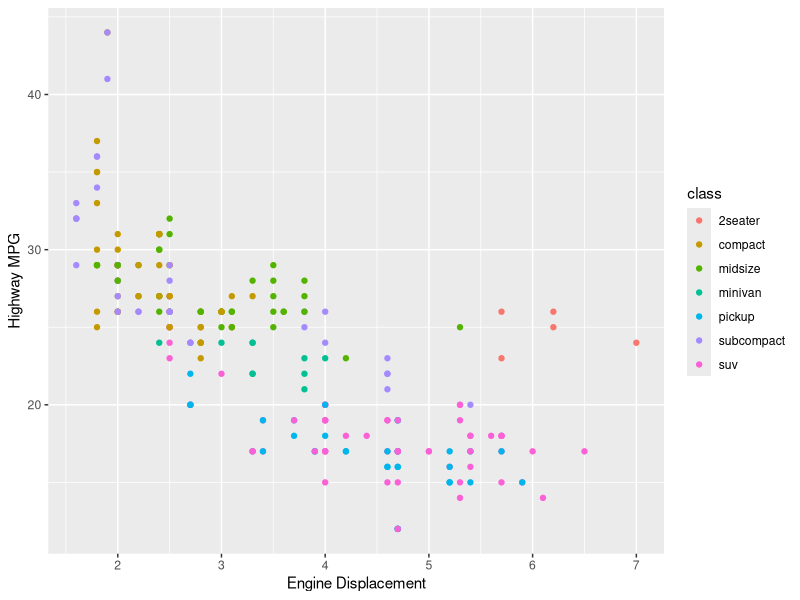

This figure's R source:
## ---- chunk 1
library(tidyverse)
knitr::opts_chunk$set(echo = TRUE)
## ---- chunk 2
x <- 6
y <- 7
x*y
## ---- chunk 3
ggplot(mpg, mapping=aes(displ, hwy, colour = class)) + geom_point() +  
  xlab("Engine Displacement") + ylab("Highway MPG")
## ---- chunk 4
sessionInfo()
